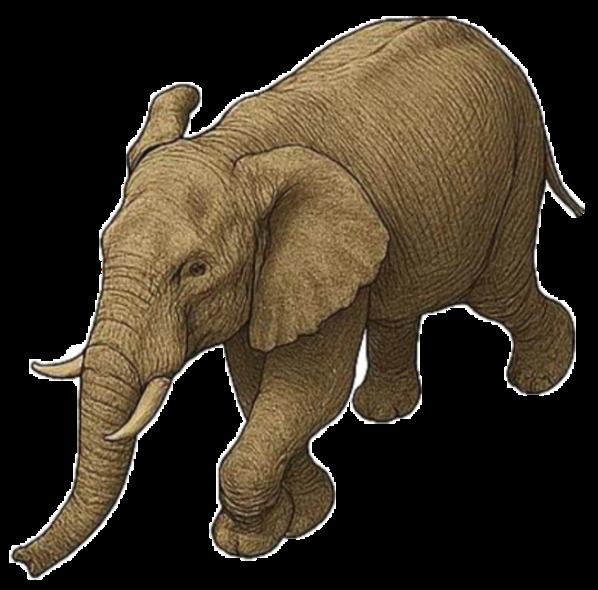
#> input picture objects/elephant1.png, 598 x 590 px; its folder holds only this picture in this run
$ python data_color.py
#> lines starting #> are read from the running program, lines starting #| are printed output that depends on the picture; after the words box and inside, x2 and y2 are one past the last pixel; in counts of white or black regions, pixels touching at a corner belong together
import os
import random
import cv2
import numpy as np
import yaml


def generate_complex_background(width, height):
    """生成复杂的随机背景"""
    # 随机选择背景类型：纯色、渐变、噪点或随机形状
    bg_type = random.choice(['gradient', 'noise', 'shapes', 'solid'])

    if bg_type == 'solid':
        # 纯色背景
        color = (random.randint(0, 255), random.randint(0, 255), random.randint(0, 255))
        background = np.full((height, width, 3), color, dtype=np.uint8)

    elif bg_type == 'gradient':
        # 渐变背景
        color1 = (random.randint(0, 255), random.randint(0, 255), random.randint(0, 255))
        color2 = (random.randint(0, 255), random.randint(0, 255), random.randint(0, 255))

        # 创建渐变
        background = np.zeros((height, width, 3), dtype=np.uint8)
        for i in range(3):  # 对BGR三个通道分别处理
            if random.random() > 0.5:  # 50%概率水平渐变，50%概率垂直渐变
                background[:, :, i] = np.linspace(color1[i], color2[i], width, dtype=np.uint8)
            else:
                background[:, :, i] = np.linspace(color1[i], color2[i], height, dtype=np.uint8).reshape(-1, 1)

    elif bg_type == 'noise':
        # 噪点背景
        background = np.random.randint(0, 256, (height, width, 3), dtype=np.uint8)
        # 添加模糊使噪点更自然
        background = cv2.GaussianBlur(background, (5, 5), 0)

    elif bg_type == 'shapes':
        # 随机形状背景
        background = np.zeros((height, width, 3), dtype=np.uint8)
        base_color = (random.randint(0, 255), random.randint(0, 255), random.randint(0, 255))
        background[:, :] = base_color

        # 添加随机数量的形状
        num_shapes = random.randint(5, 20)
        for _ in range(num_shapes):
            shape_type = random.choice(['rectangle', 'circle', 'ellipse', 'line'])
            color = (random.randint(0, 255), random.randint(0, 255), random.randint(0, 255))

            # 确保厚度是有效值
            if random.random() > 0.5:  # 50%概率填充
                thickness = -1
            else:
                thickness = random.randint(1, 3)  # 线宽1-3像素

            if shape_type == 'rectangle':
                pt1 = (random.randint(0, width), random.randint(0, height))
                pt2 = (random.randint(0, width), random.randint(0, height))
                cv2.rectangle(background, pt1, pt2, color, thickness)

            elif shape_type == 'circle':
                center = (random.randint(0, width), random.randint(0, height))
                radius = random.randint(10, min(width, height) // 4)
                cv2.circle(background, center, radius, color, thickness)

            elif shape_type == 'ellipse':
                center = (random.randint(0, width), random.randint(0, height))
                axes = (random.randint(10, width // 4), random.randint(10, height // 4))
                angle = random.randint(0, 180)
                start_angle = random.randint(0, 360)
                end_angle = random.randint(0, 360)
                cv2.ellipse(background, center, axes, angle, start_angle, end_angle, color, thickness)

            elif shape_type == 'line':
                pt1 = (random.randint(0, width), random.randint(0, height))
                pt2 = (random.randint(0, width), random.randint(0, height))
                # 确保线宽是有效值
                line_thickness = random.randint(1, 3)  # 线宽1-3像素
                cv2.line(background, pt1, pt2, color, line_thickness)

        # 添加一些噪点使形状更自然
        noise = np.random.randint(0, 50, (height, width, 3), dtype=np.uint8)
        background = cv2.add(background, noise)

    # 随机应用一些额外的效果
    if random.random() > 0.7:  # 30%概率添加模糊
        background = cv2.GaussianBlur(background, (5, 5), 0)

    if random.random() > 0.7:  # 30%概率调整亮度/对比度
        alpha = random.uniform(0.5, 1.5)
        beta = random.randint(-50, 50)
        background = cv2.convertScaleAbs(background, alpha=alpha, beta=beta)

    return background


def get_class_id(obj_file):
    """根据文件名返回类别ID"""
    obj_name = os.path.splitext(obj_file)[0].lower()
    if 'elephant' in obj_name:
        return 0
    elif 'monkey' in obj_name:
        return 1
    elif 'peacock' in obj_name:
        return 2
    elif 'tiger' in obj_name:
        return 3
    elif 'wolf' in obj_name:
        return 4
    else:
        return 5  # 默认类别


def create_yolo_dataset(objects_dir, output_dir, num_images=100,
                        max_objects_per_image=2, val_ratio=0.2,
                        bg_width=1920, bg_height=1080):
    """
    创建YOLO格式的数据集
    - 使用随机生成的复杂背景
    - 保持物体原始大小不变
    - 每张背景最多放置2个物体
    - 自动分割训练集和验证集
    - 生成train.txt和val.txt
    """
#> called with objects_dir = 'objects', output_dir = 'yolo_dataset_color', num_images = 100, max_objects_per_image = 2, val_ratio = 0.2, bg_width = 1920, bg_height = 1080
    # 检查目录是否存在
    if not os.path.exists(objects_dir):
        print(f"错误：物体目录不存在 {objects_dir}")
        return

    # 获取所有物体文件
    object_files = [f for f in os.listdir(objects_dir) if f.lower().endswith('.png')]

    if not object_files:
        print(f"错误：物体目录中没有PNG文件 {objects_dir}")
        return

    # 创建输出目录结构
    os.makedirs(output_dir, exist_ok=True)
    os.makedirs(os.path.join(output_dir, "images", "train"), exist_ok=True)
    os.makedirs(os.path.join(output_dir, "images", "val"), exist_ok=True)
    os.makedirs(os.path.join(output_dir, "labels", "train"), exist_ok=True)
    os.makedirs(os.path.join(output_dir, "labels", "val"), exist_ok=True)

    # 存储生成的所有图片信息
    all_images = []

    # 为每张生成的图片处理
    for i in range(num_images):
        # 生成复杂随机背景
        bg_img = generate_complex_background(bg_width, bg_height)
        composite = bg_img.copy()

        # 创建一个空白掩码图，用于记录已放置物体的非透明区域
        occupied_mask = np.zeros((bg_height, bg_width), dtype=np.uint8)

        # 决定要放置的物体数量 (1到max_objects_per_image)
        num_objects = random.randint(1, max_objects_per_image)
        annotations = []

        for _ in range(num_objects):
            # 随机选择物体（允许重复选择同一物体）
            obj_file = random.choice(object_files)
            obj_path = os.path.join(objects_dir, obj_file)
            obj_img = cv2.imread(obj_path, cv2.IMREAD_UNCHANGED)
#> obj_img is the input picture: shape (590, 598, 4); mean B, G, R, A 35.3, 49.8, 59.6, 119

            if obj_img is None:
                print(f"警告：无法读取物体图片 {obj_path}，跳过")
                continue

            # 保持物体原始大小
            new_height, new_width = obj_img.shape[:2]
#> new_height = 590; new_width = 598

            # 确保物体不会超出背景边界
            if new_width > bg_width or new_height > bg_height:
                print(f"警告：物体 {obj_file} 尺寸超过背景大小，跳过")
                continue

            # 获取物体的非透明区域掩码（alpha > 0 的区域）
            if obj_img.shape[2] == 4:
                obj_mask = (obj_img[:, :, 3] > 0).astype(np.uint8)
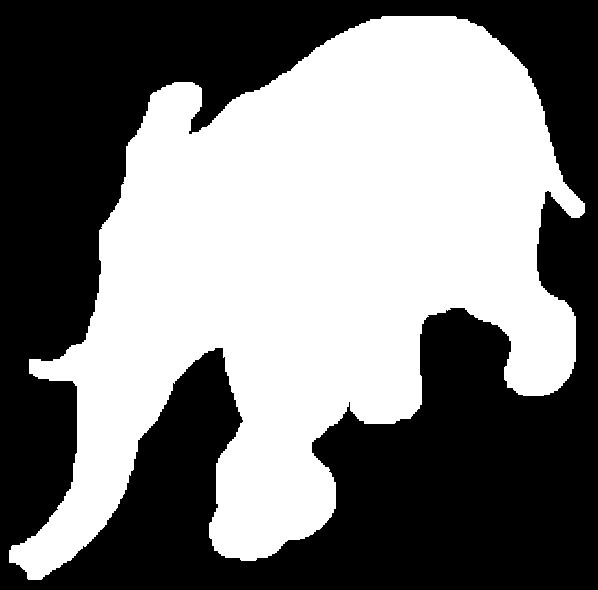
#> obj_mask: shape (590, 598); values 0 (black) and 1 (white), 49% white; 1 white region, box (x1, y1, x2, y2) and area: (9, 16, 585, 580) 172811
            else:
                obj_mask = np.ones((new_height, new_width), dtype=np.uint8)

            # 随机位置 (确保物体完全在背景内)
            max_attempts = 20  # 增加尝试次数
            placed = False

            for _ in range(max_attempts):
                x = random.randint(0, bg_width - new_width)
                y = random.randint(0, bg_height - new_height)

                # 检查物体非透明区域是否与已放置物体的非透明区域重叠
                roi = occupied_mask[y:y + new_height, x:x + new_width]
                overlap = np.sum(roi * obj_mask) > 0

                if not overlap:
                    placed = True
                    break
#> this loop made 1 pass
#> overlap on pass 1: False

            if not placed:
                print(f"警告：无法为物体 {obj_file} 找到合适位置，跳过")
                continue

            # 更新已占用区域掩码
            occupied_mask[y:y + new_height, x:x + new_width] = np.maximum(
                occupied_mask[y:y + new_height, x:x + new_width],
                obj_mask
            )
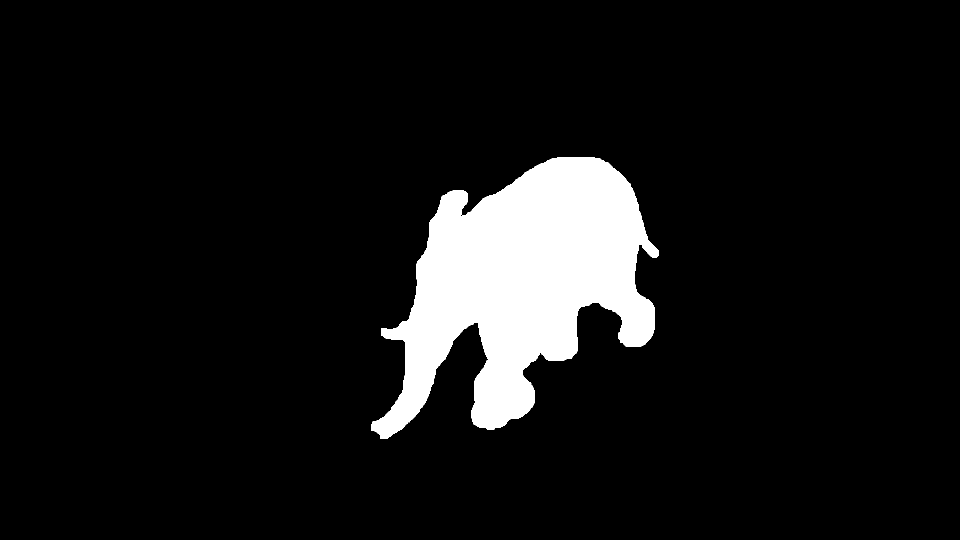
#> occupied_mask: shape (1080, 1920) (shown at 1/2 size); values 0 (black) and 1 (white), 8.3% white; 1 white region, box (x1, y1, x2, y2) and area: (742, 314, 1318, 878) 172811

            # 合成物体到背景
            if obj_img.shape[2] == 4:
                obj_rgb = obj_img[:, :, :3]
                alpha = obj_img[:, :, 3] / 255.0
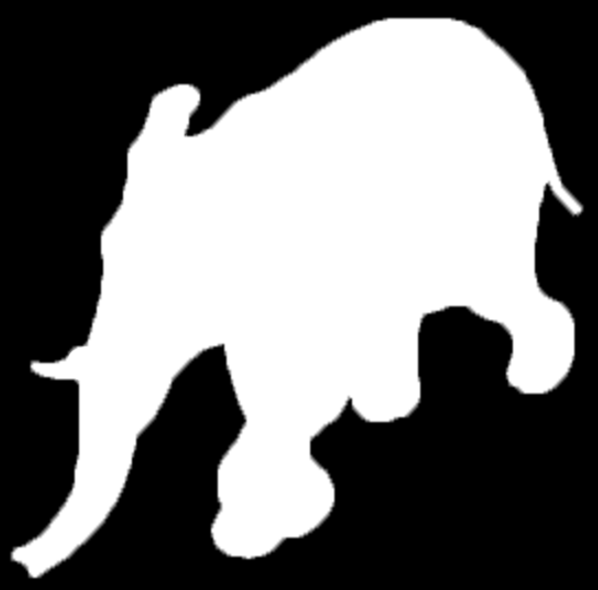
#> alpha: shape (590, 598) float64; min 0, max 1, mean 0.467
                alpha = np.expand_dims(alpha, axis=-1)

                roi = composite[y:y + new_height, x:x + new_width]
                composite[y:y + new_height, x:x + new_width] = (1 - alpha) * roi + alpha * obj_rgb
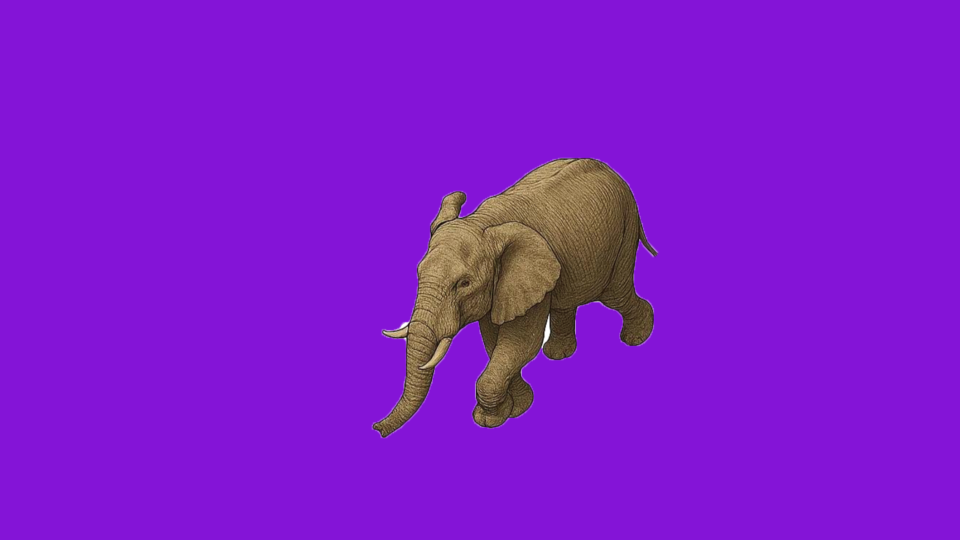
#> composite: shape (1080, 1920, 3) (shown at 1/2 size); mean of channels 0, 1, 2 203.1, 26.1, 130.9; drawn as B, G, R
            else:
                composite[y:y + new_height, x:x + new_width] = obj_img[:, :, :3]

            # 计算YOLO格式的标注 (class x_center y_center width height)
            x_center = (x + new_width / 2) / bg_width
#> x_center = 0.537
            y_center = (y + new_height / 2) / bg_height
#> y_center = 0.549
            width = new_width / bg_width
#> width = 0.311
            height = new_height / bg_height
#> height = 0.546

            # 类别ID
            class_id = get_class_id(obj_file)

            # 添加到标注列表
            annotations.append(f"{class_id} {x_center:.6f} {y_center:.6f} {width:.6f} {height:.6f}")

        # 保存图片和标注信息
        img_filename = f"image_{i:04d}.jpg"
#> img_filename = 'image_0000.jpg'
        all_images.append(img_filename)

        # 保存合成图片（临时位置，稍后移动）
        temp_img_path = os.path.join(output_dir, img_filename)
        cv2.imwrite(temp_img_path, composite)
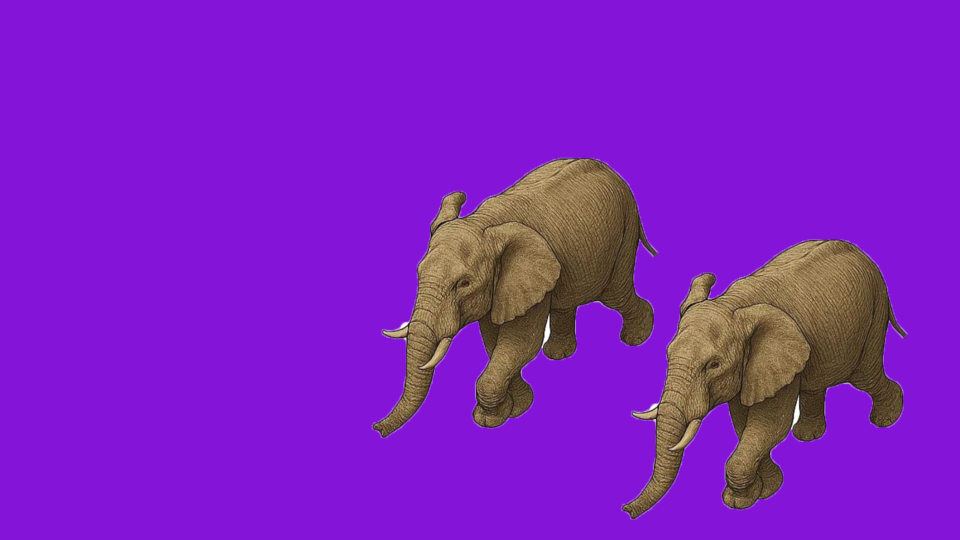
#> saved as image_0000.jpg: shape (1080, 1920, 3) (shown at 1/2 size); mean B, G, R 191.3, 32.2, 129.7

        # 保存标注文件（临时位置，稍后移动）
        label_filename = f"image_{i:04d}.txt"
        temp_label_path = os.path.join(output_dir, label_filename)
        with open(temp_label_path, 'w') as f:
            for annotation in annotations:
                f.write(annotation + "\n")

        print(f"已生成: {img_filename} 包含 {len(annotations)} 个物体")

        data_yaml = {
            'path': os.path.abspath(output_dir),
            'train': 'images/train',
            'val': 'images/val',
            'names': {0: 'elephant', 1: 'monkey', 2: 'Peacock', 3: 'tiger', 4: 'wolf'},
            'nc': 5
        }

        with open(os.path.join(output_dir, 'data.yaml'), 'w') as f:
            yaml.dump(data_yaml, f, sort_keys=False)

    # 分割训练集和验证集
    random.shuffle(all_images)  # 随机打乱
    split_idx = int(len(all_images) * (1 - val_ratio))
    train_names = all_images[:split_idx]
    val_names = all_images[split_idx:]

    # 移动文件到对应的目录
    for img_name in train_names:
        # 移动图片
        src_img = os.path.join(output_dir, img_name)
        dst_img = os.path.join(output_dir, "images", "train", img_name)
        os.rename(src_img, dst_img)

        # 移动标签
        label_name = img_name.replace(".jpg", ".txt")
        src_label = os.path.join(output_dir, label_name)
        dst_label = os.path.join(output_dir, "labels", "train", label_name)
        os.rename(src_label, dst_label)

    for img_name in val_names:
        # 移动图片
        src_img = os.path.join(output_dir, img_name)
        dst_img = os.path.join(output_dir, "images", "val", img_name)
        os.rename(src_img, dst_img)

        # 移动标签
        label_name = img_name.replace(".jpg", ".txt")
        src_label = os.path.join(output_dir, label_name)
        dst_label = os.path.join(output_dir, "labels", "val", label_name)
        os.rename(src_label, dst_label)

    # 生成train.txt和val.txt
    with open(os.path.join(output_dir, "train.txt"), 'w') as f:
        for img_name in train_names:
            img_path = os.path.join("images", "train", img_name)
            f.write(img_path + "\n")

    with open(os.path.join(output_dir, "val.txt"), 'w') as f:
        for img_name in val_names:
            img_path = os.path.join("images", "val", img_name)
            f.write(img_path + "\n")

    print(f"\n数据集生成完成！")
    print(f"训练集数量: {len(train_names)}")
    print(f"验证集数量: {len(val_names)}")
    print(f"训练集列表: {os.path.join(output_dir, 'train.txt')}")
    print(f"验证集列表: {os.path.join(output_dir, 'val.txt')}")


if __name__ == "__main__":
    # 获取当前脚本所在目录
    script_dir = os.path.dirname(os.path.abspath(__file__))

    # 设置目录路径
    objects_dir = os.path.join(script_dir, "objects")
    output_directory = os.path.join(script_dir, "yolo_dataset_color")

    # 创建必要的目录
    os.makedirs(objects_dir, exist_ok=True)

    # 参数设置
    create_yolo_dataset(
        objects_dir=objects_dir,
        output_dir=output_directory,
        num_images=100,
        max_objects_per_image=2,
        val_ratio=0.2,
        bg_width=1920,  # 背景宽度
        bg_height=1080  # 背景高度
    )
